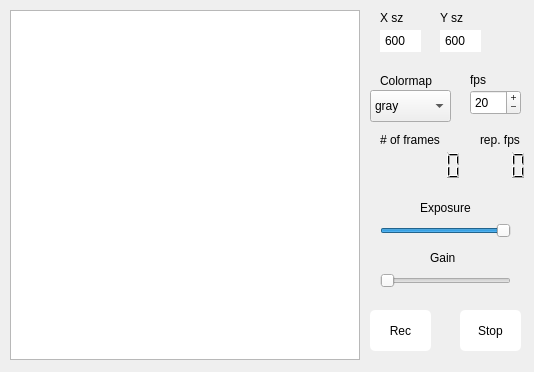
<?xml version="1.0" encoding="UTF-8"?>
<ui version="4.0">
 <class>Imager</class>
 <widget class="QWidget" name="Imager">
  <property name="windowModality">
   <enum>Qt::ApplicationModal</enum>
  </property>
  <property name="enabled">
   <bool>true</bool>
  </property>
  <property name="geometry">
   <rect>
    <x>0</x>
    <y>0</y>
    <width>534</width>
    <height>372</height>
   </rect>
  </property>
  <property name="windowTitle">
   <string>Imager</string>
  </property>
  <widget class="QPushButton" name="rec_button">
   <property name="geometry">
    <rect>
     <x>370</x>
     <y>310</y>
     <width>61</width>
     <height>41</height>
    </rect>
   </property>
   <property name="styleSheet">
    <string notr="true">QPushButton{background-color : white;border-radius: 5px;border-style: outset;border-width: .5px;border-color: gray;}QPushButton::pressed{border-style: inset;border-color: gray;background-color : red;}</string>
   </property>
   <property name="text">
    <string>Rec</string>
   </property>
  </widget>
  <widget class="QPushButton" name="stop_button">
   <property name="geometry">
    <rect>
     <x>460</x>
     <y>310</y>
     <width>61</width>
     <height>41</height>
    </rect>
   </property>
   <property name="styleSheet">
    <string notr="true">QPushButton{background-color : white;border-radius: 5px;border-style: outset;border-width: .5px;border-color: gray;}QPushButton::pressed{border-style: inset;border-color: gray;}</string>
   </property>
   <property name="text">
    <string>Stop</string>
   </property>
  </widget>
  <widget class="QSpinBox" name="fps_input">
   <property name="geometry">
    <rect>
     <x>470</x>
     <y>90</y>
     <width>51</width>
     <height>25</height>
    </rect>
   </property>
   <property name="acceptDrops">
    <bool>true</bool>
   </property>
   <property name="styleSheet">
    <string notr="true"/>
   </property>
   <property name="frame">
    <bool>true</bool>
   </property>
   <property name="buttonSymbols">
    <enum>QAbstractSpinBox::PlusMinus</enum>
   </property>
   <property name="minimum">
    <number>1</number>
   </property>
   <property name="maximum">
    <number>50</number>
   </property>
   <property name="singleStep">
    <number>1</number>
   </property>
   <property name="value">
    <number>20</number>
   </property>
  </widget>
  <widget class="QComboBox" name="colormaps">
   <property name="geometry">
    <rect>
     <x>370</x>
     <y>90</y>
     <width>81</width>
     <height>32</height>
    </rect>
   </property>
   <item>
    <property name="text">
     <string>gray</string>
    </property>
   </item>
   <item>
    <property name="text">
     <string>jet</string>
    </property>
   </item>
  </widget>
  <widget class="QLabel" name="label_3">
   <property name="geometry">
    <rect>
     <x>470</x>
     <y>70</y>
     <width>41</width>
     <height>20</height>
    </rect>
   </property>
   <property name="text">
    <string>fps</string>
   </property>
  </widget>
  <widget class="QLCDNumber" name="frames">
   <property name="geometry">
    <rect>
     <x>380</x>
     <y>150</y>
     <width>91</width>
     <height>31</height>
    </rect>
   </property>
   <property name="font">
    <font>
     <family>Arial</family>
     <italic>true</italic>
    </font>
   </property>
   <property name="frameShape">
    <enum>QFrame::NoFrame</enum>
   </property>
   <property name="smallDecimalPoint">
    <bool>false</bool>
   </property>
   <property name="value" stdset="0">
    <double>0.000000000000000</double>
   </property>
  </widget>
  <widget class="QGraphicsView" name="graphicsView">
   <property name="geometry">
    <rect>
     <x>10</x>
     <y>10</y>
     <width>350</width>
     <height>350</height>
    </rect>
   </property>
  </widget>
  <widget class="QSpinBox" name="X_sz">
   <property name="geometry">
    <rect>
     <x>380</x>
     <y>30</y>
     <width>41</width>
     <height>22</height>
    </rect>
   </property>
   <property name="styleSheet">
    <string notr="true">QSpinBox::up-button { width: 0px; }
QSpinBox::down-button { width: 0px; }</string>
   </property>
   <property name="maximum">
    <number>2000</number>
   </property>
   <property name="value">
    <number>600</number>
   </property>
  </widget>
  <widget class="QLabel" name="label_4">
   <property name="geometry">
    <rect>
     <x>380</x>
     <y>73</y>
     <width>71</width>
     <height>16</height>
    </rect>
   </property>
   <property name="text">
    <string>Colormap</string>
   </property>
  </widget>
  <widget class="QLabel" name="label_5">
   <property name="geometry">
    <rect>
     <x>380</x>
     <y>10</y>
     <width>41</width>
     <height>16</height>
    </rect>
   </property>
   <property name="text">
    <string>X sz</string>
   </property>
  </widget>
  <widget class="QSlider" name="exposure_input">
   <property name="geometry">
    <rect>
     <x>380</x>
     <y>220</y>
     <width>131</width>
     <height>22</height>
    </rect>
   </property>
   <property name="minimum">
    <number>1</number>
   </property>
   <property name="maximum">
    <number>100</number>
   </property>
   <property name="value">
    <number>100</number>
   </property>
   <property name="orientation">
    <enum>Qt::Horizontal</enum>
   </property>
  </widget>
  <widget class="QLabel" name="label_6">
   <property name="geometry">
    <rect>
     <x>420</x>
     <y>200</y>
     <width>71</width>
     <height>16</height>
    </rect>
   </property>
   <property name="text">
    <string>Exposure</string>
   </property>
  </widget>
  <widget class="QSpinBox" name="Y_sz">
   <property name="geometry">
    <rect>
     <x>440</x>
     <y>30</y>
     <width>41</width>
     <height>22</height>
    </rect>
   </property>
   <property name="styleSheet">
    <string notr="true">QSpinBox::up-button { width: 0px; }
QSpinBox::down-button { width: 0px; }</string>
   </property>
   <property name="maximum">
    <number>2000</number>
   </property>
   <property name="value">
    <number>600</number>
   </property>
  </widget>
  <widget class="QLabel" name="label_7">
   <property name="geometry">
    <rect>
     <x>440</x>
     <y>10</y>
     <width>41</width>
     <height>16</height>
    </rect>
   </property>
   <property name="text">
    <string>Y sz</string>
   </property>
  </widget>
  <widget class="QSlider" name="gain_input">
   <property name="geometry">
    <rect>
     <x>380</x>
     <y>270</y>
     <width>131</width>
     <height>22</height>
    </rect>
   </property>
   <property name="maximum">
    <number>4</number>
   </property>
   <property name="singleStep">
    <number>0</number>
   </property>
   <property name="orientation">
    <enum>Qt::Horizontal</enum>
   </property>
  </widget>
  <widget class="QLabel" name="label_8">
   <property name="geometry">
    <rect>
     <x>430</x>
     <y>250</y>
     <width>60</width>
     <height>16</height>
    </rect>
   </property>
   <property name="text">
    <string>Gain</string>
   </property>
  </widget>
  <widget class="QLabel" name="label_9">
   <property name="geometry">
    <rect>
     <x>380</x>
     <y>130</y>
     <width>81</width>
     <height>20</height>
    </rect>
   </property>
   <property name="text">
    <string># of frames</string>
   </property>
  </widget>
  <widget class="QLCDNumber" name="fps_indicator">
   <property name="geometry">
    <rect>
     <x>450</x>
     <y>150</y>
     <width>81</width>
     <height>31</height>
    </rect>
   </property>
   <property name="font">
    <font>
     <family>Arial</family>
     <italic>true</italic>
    </font>
   </property>
   <property name="frameShape">
    <enum>QFrame::NoFrame</enum>
   </property>
   <property name="smallDecimalPoint">
    <bool>false</bool>
   </property>
   <property name="value" stdset="0">
    <double>0.000000000000000</double>
   </property>
  </widget>
  <widget class="QLabel" name="label_10">
   <property name="geometry">
    <rect>
     <x>480</x>
     <y>130</y>
     <width>51</width>
     <height>20</height>
    </rect>
   </property>
   <property name="text">
    <string>rep. fps</string>
   </property>
  </widget>
 </widget>
 <resources/>
 <connections/>
</ui>
